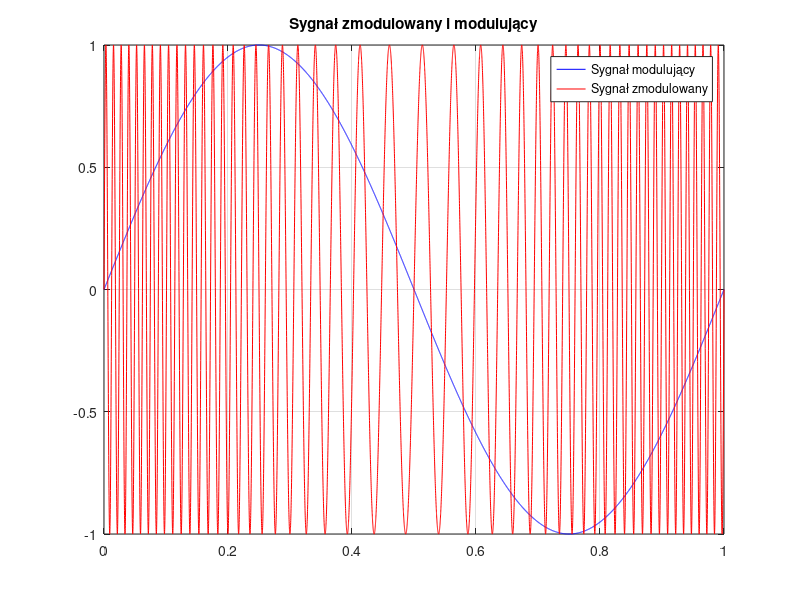
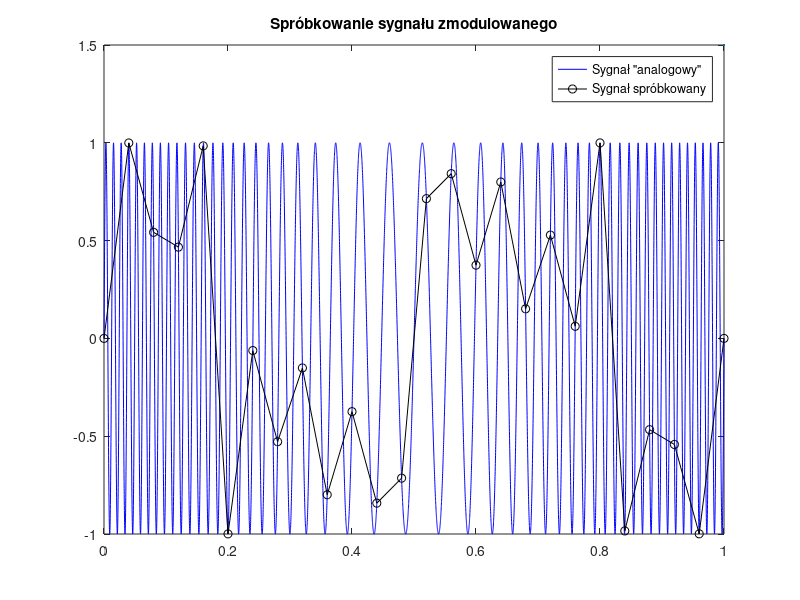

Recreate these plots in MATLAB, in order. (Note: this script raises an error after producing the figures.)
clear all; close all;
T = 1;
fs = 10e3;
fn = 50;
fm = 1;
df = 5;

% FM: A*sin(fn*t + k*calka(x(t)dt))
t = 0:1/fs:T;
modulujacy = sin(2*pi*fm*t);
zmodulowany = sin(2*pi*fn*t + 2*pi*df*modulujacy);

figure;
plot(t,modulujacy,'b'); hold on;
plot(t,zmodulowany,'r'); grid on;
title('Sygnał zmodulowany i modulujący');
legend('Sygnał modulujący', 'Sygnał zmodulowany');
hold off;

fsp = 25;
tp = 0:1/fsp:T;
sprobkowany = sin(2*pi*fn*tp + 2*pi*df*sin(2*pi*fm*tp));
error = zmodulowany(1:length(tp)) - sprobkowany;
grid on;
figure;
plot(t,zmodulowany,'b'); hold on;
plot(tp,sprobkowany,'k-o',LineWidth=1.5); hold off;
title('Spróbkowanie sygnału zmodulowanego');
legend('Sygnał "analogowy"','Sygnał spróbkowany');
figure;
stem(tp,error,'r',LineWidth=1.4);
title('Błędy próbkowania');

% widma gęstości mocy
Hs = spectrum.periodogram;
figure;
plot(psd(Hs,zmodulowany,'Fs',fs));
title('Widmo gęstości mocy przed spróbkowaniem');

figure;
plot(psd(Hs,sprobkowany,'Fs',fsp));
title('Widmo gęstości mocy po spróbkowaniu');